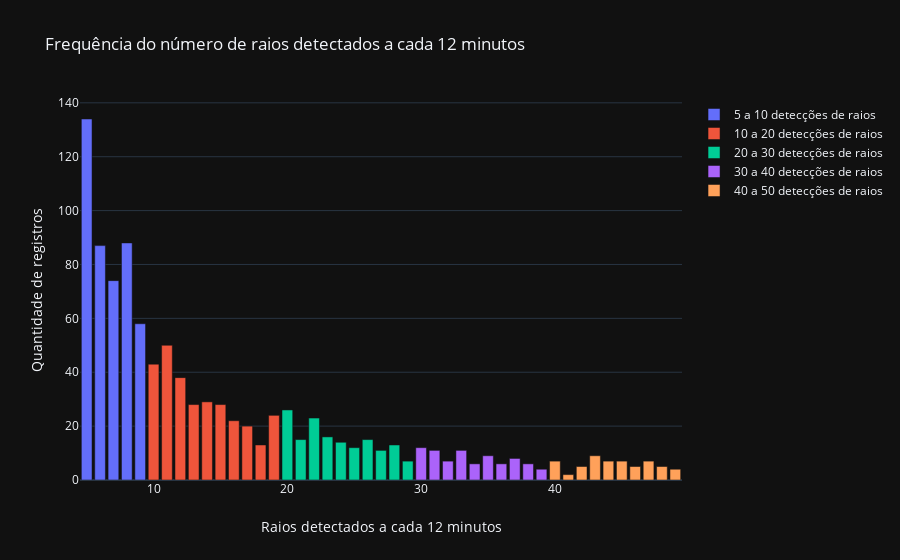

This figure's notebook cell:
### Code cell
labels = [int(x) for x in group.index][5:100]
values = group['ttyyyxx3'].values[1:100]

fig = go.Figure()
ranges = [
#     (0, 25), 
    (5, 10), (10, 20), (20, 30), (30, 40), (40, 50)
]

for r in ranges:
    labels = [int(x) for x in group.index][r[0]:r[1]]
    values = group['ttyyyxx3'].values[r[0]:r[1]]

    fig.add_trace(
        go.Bar(x=labels, y=values, name='%d a %d detecções de raios'%(r[0], r[1]))
    )
fig.update_yaxes(title_text='Quantidade de registros')
fig.update_xaxes(title_text='Raios detectados a cada 12 minutos')
fig.update_layout(template='plotly_dark', title='Frequência do \
número de raios detectados a cada 12 minutos')
# offline.plot(fig, image_filename='frequencia-de-detecção-de-raios-fam', image='png')
offline.iplot(fig)

### Figure 1 — Plotly figure (JSON) as saved in the notebook; plotly's stock layout.template omitted (floating-point values rounded to 4 significant figures)
{"data": [{"name": "5 a 10 detecções de raios", "type": "bar", "x": [5, 6, 7, 8, 9], "y": [134, 87, 74, 88, 58]}, {"name": "10 a 20 detecções de raios", "type": "bar", "x": [10, 11, 12, 13, 14, 15, 16, 17, 18, 19], "y": [43, 50, 38, 28, 29, 28, 22, 20, 13, 24]}, {"name": "20 a 30 detecções de raios", "type": "bar", "x": [20, 21, 22, 23, 24, 25, 26, 27, 28, 29], "y": [26, 15, 23, 16, 14, 12, 15, 11, 13, 7]}, {"name": "30 a 40 detecções de raios", "type": "bar", "x": [30, 31, 32, 33, 34, 35, 36, 37, 38, 39], "y": [12, 11, 7, 11, 6, 9, 6, 8, 6, 4]}, {"name": "40 a 50 detecções de raios", "type": "bar", "x": [40, 41, 42, 43, 44, 45, 46, 47, 48, 49], "y": [7, 2, 5, 9, 7, 7, 5, 7, 5, 4]}], "layout": {"title": {"text": "Frequência do número de raios detectados a cada 12 minutos"}, "xaxis": {"title": {"text": "Raios detectados a cada 12 minutos"}}, "yaxis": {"title": {"text": "Quantidade de registros"}}}}
